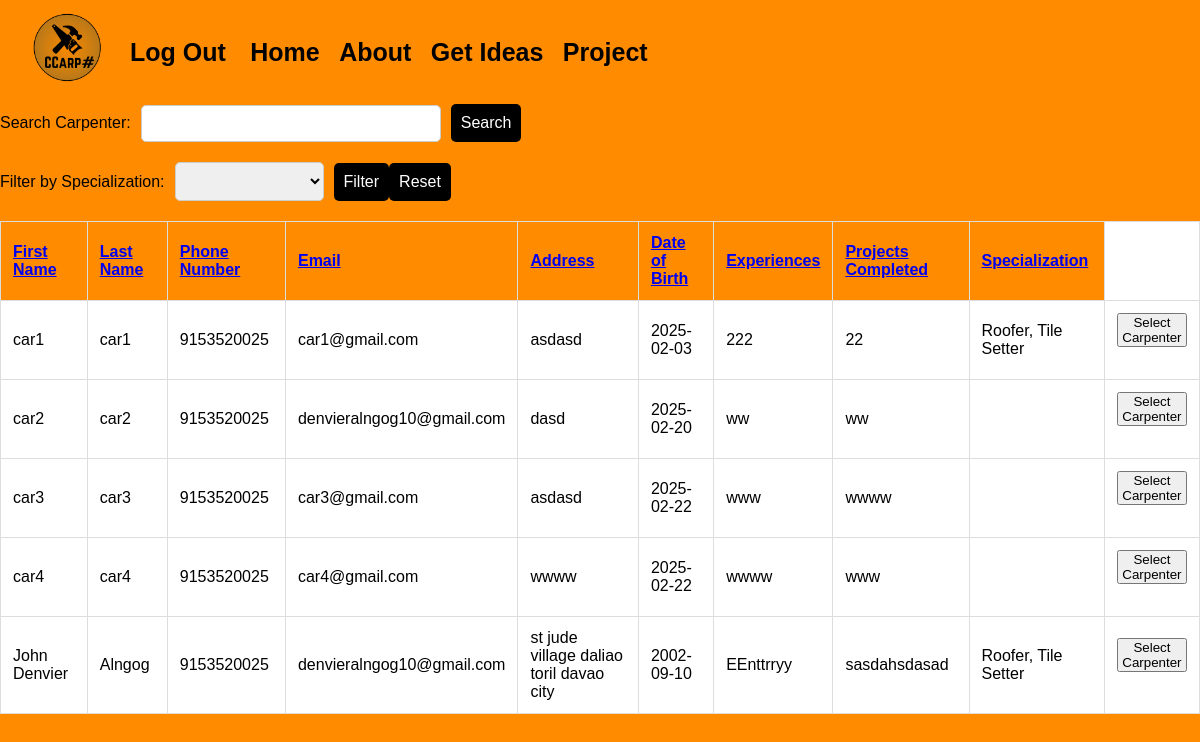
The page /availablecarpenters.php on the database as committed earlier.
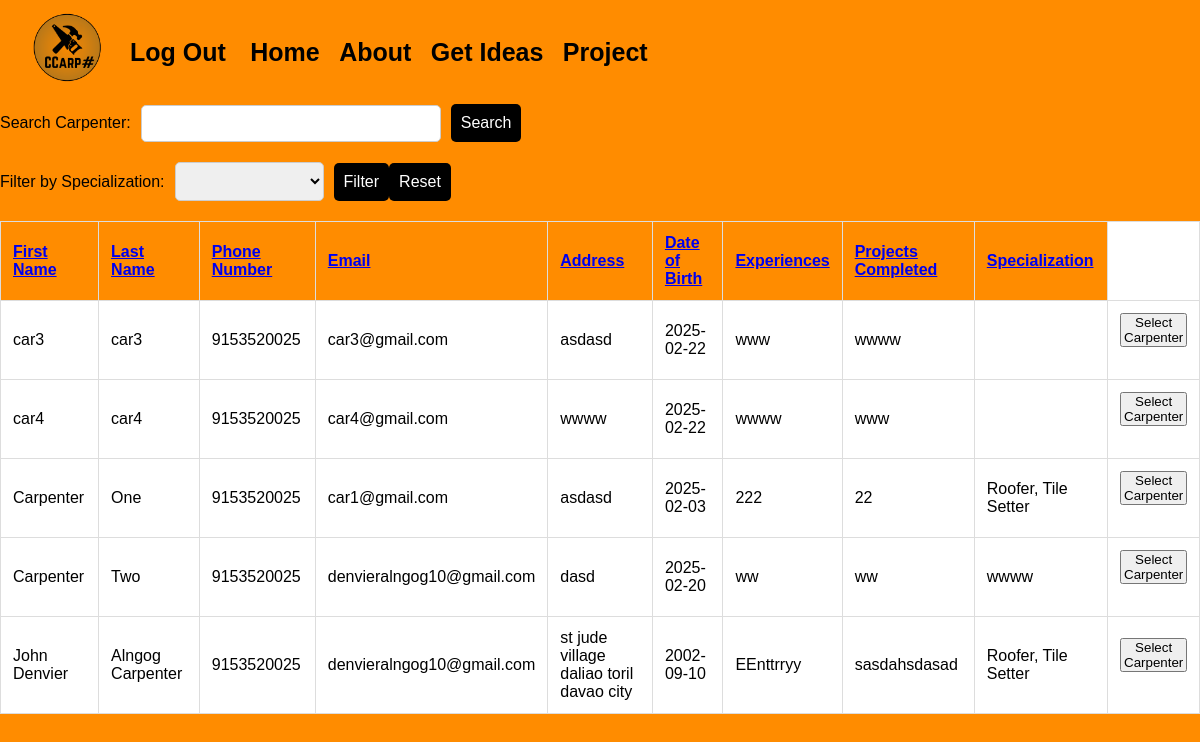
The same page on the database as committed later.
### tables this page shows
CREATE TABLE `carpenters` (
  `Carpenter_ID` int(11) NOT NULL,
  `First_Name` varchar(255) NOT NULL,
  `Last_Name` varchar(255) NOT NULL,
  `Phone_Number` bigint(11) NOT NULL,
  `Email` varchar(255) NOT NULL,
  `Address` varchar(255) NOT NULL,
  `Date_Of_Birth` date NOT NULL,
  `Experiences` varchar(255) NOT NULL,
  `Project_Completed` varchar(255) NOT NULL,
  `username` varchar(255) NOT NULL,
  `password` varchar(255) NOT NULL,
  `specialization` varchar(255) NOT NULL,
  `Photo` mediumblob NOT NULL
);

### availablecarpenters.php (the view, shortened to what this page needs)
<!DOCTYPE html>
<html lang="en">
<head>
</head>
<body>
  <div class="header">
    <a href="comment.php">
      <h1>
        <img src="assets/img/logos/logo.png" alt="" style="width: 75px; margin-right: 10px;">
      </h1>
    </a>
    <div class="right">
      <a href="login.html" style="text-decoration: none; color: black; margin-right: 20px;">Log Out</a>
      <a class="active" href="comment.php">Home</a>
      <a href="about/index.html">About</a>
      <a href="#contact">Get Ideas</a>
      <a href="plan.php">Project</a>
    </div>
  </div>
  <?php
  require_once "config.php";
  function generateSortLink($column, $currentColumn, $currentDirection)
  {
      $direction = 'asc';
      if ($column === $currentColumn && $currentDirection === 'asc') {
          $direction = 'desc';
      }
      return "?sort=$column&order=$direction";
  }
  $sortColumn = isset($_GET['sort']) ? $_GET['sort'] : 'First_Name';
  $sortOrder = isset($_GET['order']) && $_GET['order'] === 'desc' ? 'desc' : 'asc';
  $searchTerm = isset($_GET['search']) ? $_GET['search'] : '';
  $specializationFilter = isset($_GET['specialization']) ? $_GET['specialization'] : '';
  $query = "SELECT * FROM carpenters";
  $query .= " ORDER BY $sortColumn $sortOrder";
  $result = mysqli_query($conn, $query);
  if (mysqli_num_rows($result) > 0) {
      echo "<form action='' method='GET'>";
      echo "<label for='search'>Search Carpenter:</label>";
      echo "<input type='text' name='search' value='" . htmlspecialchars($searchTerm) . "'>";
      echo "<button type='submit' class='search-btn'>Search</button>";
      echo "</form>";
      echo "<form action='' method='GET'>";
      echo "<label for='specialization'>Filter by Specialization:</label>";
      echo "<select name='specialization'>";
      $specializationQuery = "SELECT DISTINCT Specialization FROM carpenters";
      $specializationResult = mysqli_query($conn, $specializationQuery);
      while ($specializationRow = mysqli_fetch_assoc($specializationResult)) {
          echo "<option value='{$specializationRow['Specialization']}' " . ($specializationFilter === $specializationRow['Specialization'] ? 'selected' : '') . ">{$specializationRow['Specialization']}</option>";
      }
      echo "</select>";
      echo "<button type='submit' class='filter-btn' name='action' value='filter'>Filter</button>";
      echo "<button type='button' class='reset-btn' onclick=\"window.location.href='{$_SERVER['PHP_SELF']}'\">Reset</button>";
      echo "</form>";
      echo "<table>";
      echo "<tr>
              <th><a href='" . generateSortLink('First_Name', $sortColumn, $sortOrder) . "'>First Name</a></th>
              <th><a href='" . generateSortLink('Last_Name', $sortColumn, $sortOrder) . "'>Last Name</a></th>
              <th><a href='" . generateSortLink('Phone_Number', $sortColumn, $sortOrder) . "'>Phone Number</a></th>
              <th><a href='" . generateSortLink('Email', $sortColumn, $sortOrder) . "'>Email</a></th>
              <th><a href='" . generateSortLink('Address', $sortColumn, $sortOrder) . "'>Address</a></th>
              <th><a href='" . generateSortLink('Date_Of_Birth', $sortColumn, $sortOrder) . "'>Date of Birth</a></th>
              <th><a href='" . generateSortLink('Experiences', $sortColumn, $sortOrder) . "'>Experiences</a></th>
              <th><a href='" . generateSortLink('Project_Completed', $sortColumn, $sortOrder) . "'>Projects Completed</a></th>
              <th><a href='" . generateSortLink('Specialization', $sortColumn, $sortOrder) . "'>Specialization</a></th>
            </tr>";
      while ($row = mysqli_fetch_assoc($result)) {
          echo "<tr>";
          echo "<td>{$row['First_Name']}</td>";
          echo "<td>{$row['Last_Name']}</td>";
          echo "<td>{$row['Phone_Number']}</td>";
          echo "<td>{$row['Email']}</td>";
          echo "<td>{$row['Address']}</td>";
          echo "<td>{$row['Date_Of_Birth']}</td>";
          echo "<td>{$row['Experiences']}</td>";
          echo "<td>{$row['Project_Completed']}</td>";
          echo "<td>{$row['specialization']}</td>";
          echo "<td>
                  <form action='usercreateplan.php' method='GET'>
                      <input type='hidden' name='selected_carpenter' value='{$row['Carpenter_ID']}'>
                      <button type='submit'>Select Carpenter</button>
                  </form>
                </td>";
          echo "</tr>";
      }
      echo "</table>";
  } else {
      echo "No carpenters available.";
  }
  ?>
</body>
</html>

### availablecarpenters.php (style rules this page uses)
* { box-sizing: border-box; margin: 0; padding: 0; }
body { font-family: Verdana, sans-serif; margin: 0; background-color: #FF8C00; }
.header { top: 0; left: 0; width: 100%; padding: 10px; text-align: left; background: #FF8C00; color: #000000; display: flex; align-items: center; text-decoration: none; z-index: 100; }
.header h1 { font-size: 40px; border-left: 20px solid transparent; text-decoration: none; }
.right { margin-right: 20px; }
.header a { font-size: 25px; font-weight: bold; text-decoration: none; color: #000000; margin-right: 15px; }
form { display: flex; flex-direction: row; align-items: center; margin-bottom: 20px; }
label { font-size: 16px; margin-right: 10px; color: #000000; }
input { width: 300px; padding: 10px; margin-right: 10px; border: 1px solid #ccc; border-radius: 5px; }
select { padding: 10px; margin-right: 10px; border: 1px solid #ccc; border-radius: 5px; }
.search-btn { background-color: #FF8C00; color: #fff; border: none; padding: 10px; border-radius: 5px; cursor: pointer; font-size: 16px; }
.search-btn, .filter-btn, .reset-btn { background-color: #000000; color: #fff; border: none; padding: 10px; border-radius: 5px; cursor: pointer; font-size: 16px; }
table { width: 100%; border-collapse: collapse; margin-top: 20px; background-color: #fff; }
table, th, td { border: 1px solid #ddd; }
th, td { padding: 12px; text-align: left; }
th { background-color: #FF8C00; color: #fff; }

Rows that differ between the two databases and show on the page:
shown differently, row unchanged: carpenters "car3": moves up the list
shown differently, row unchanged: carpenters "car4": moves up the list
changed carpenters "car1@gmail.com": First_Name "car1" → "Carpenter"; Last_Name "car1" → "One"
changed carpenters "dasd": First_Name "car2" → "Carpenter"; Last_Name "car2" → "Two"; specialization (not shown) → "wwww"
changed carpenters "John Denvier": Last_Name "Alngog" → "Alngog Carpenter"
